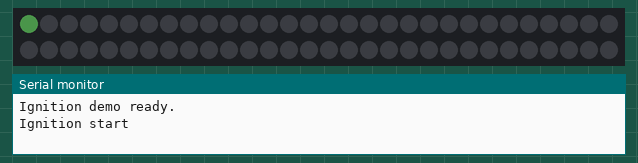
The sketch below on a simulated Seeed XIAO ESP32-C3. On the bench: 60 RGB LEDs in strip order, left to right, continuing on the next row, the last lines printed to the serial monitor. Dim RGB values are drawn brighter than linear.

Above: at 0.16 s.
At 1.14 s:
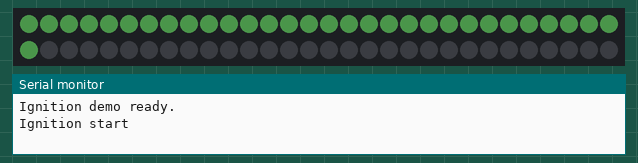
At 2.0 s:
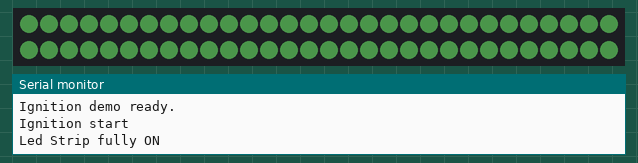
At 4.44 s:
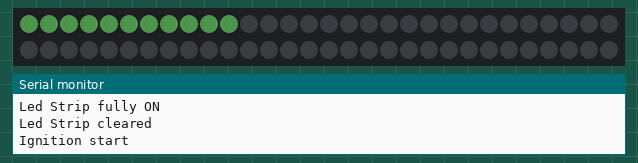

The sketch:

step_10_ignition_animation.ino
```cpp
// STEP 10: Ignition Animation
//
// WIRING DIAGRAM
// XIAO ESP32-C3 D8 -> NeoPixel DIN
// XIAO ESP32-C3 5V/VBUS -> NeoPixel 5V
// XIAO ESP32-C3 GND -> NeoPixel GND

#include <Adafruit_NeoPixel.h>

#define USE_SUPER_MINI_PINS 0

#if USE_SUPER_MINI_PINS
const int LED_STRIP_PIN = 2;
#else
const int LED_STRIP_PIN = D8;
#endif
const int LED_COUNT = 60;
const int SAFE_BRIGHTNESS = 25;

Adafruit_NeoPixel strip(LED_COUNT, LED_STRIP_PIN, NEO_GRBW + NEO_KHZ800);

void setup() {
  Serial.begin(115200);
  strip.begin();
  strip.setBrightness(SAFE_BRIGHTNESS);
  strip.clear();
  strip.show();
  Serial.println("Ignition demo ready.");
}

void loop() {
  Serial.println("Ignition start");
  igniteBlade();
  Serial.println("Led Strip fully ON");
  delay(1000);
  strip.clear();
  strip.show();
  Serial.println("Led Strip cleared");
  delay(1000);
}

void igniteBlade() {
  for (int i = 0; i < LED_COUNT; i++) {
    strip.setPixelColor(i, strip.Color(0, 100, 0, 100));
    strip.show();
    delay(30);
  }
}
```

Measured:
- by itself, everything shown: repeats every 4.0 s, in 8 steps
- what the display in image 2 shows lasts 1.0 s, from 2.0 s to 3.0 s
